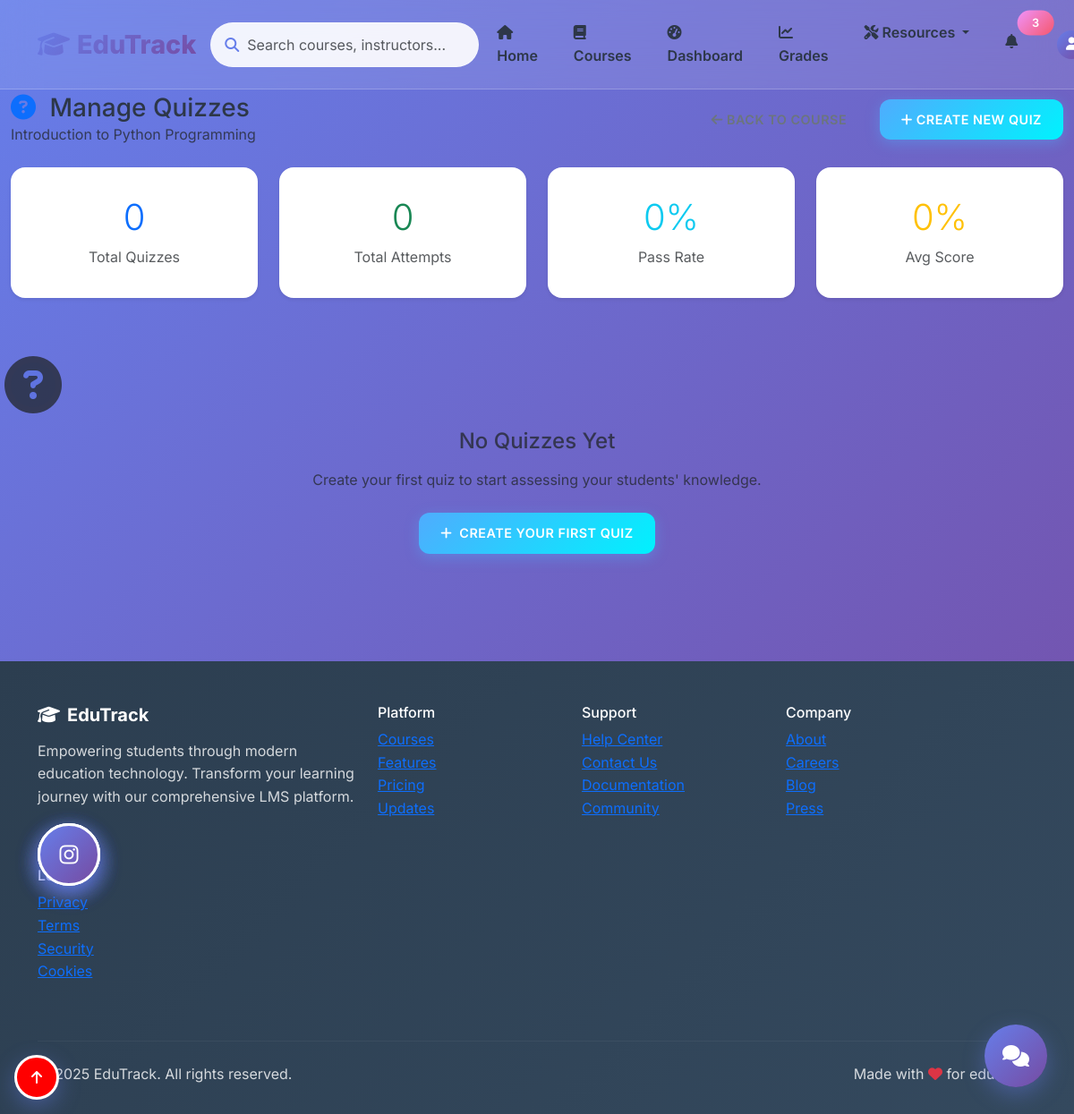
Page /teacher/manage-quizzes/1 (signed in) on the earlier database version.
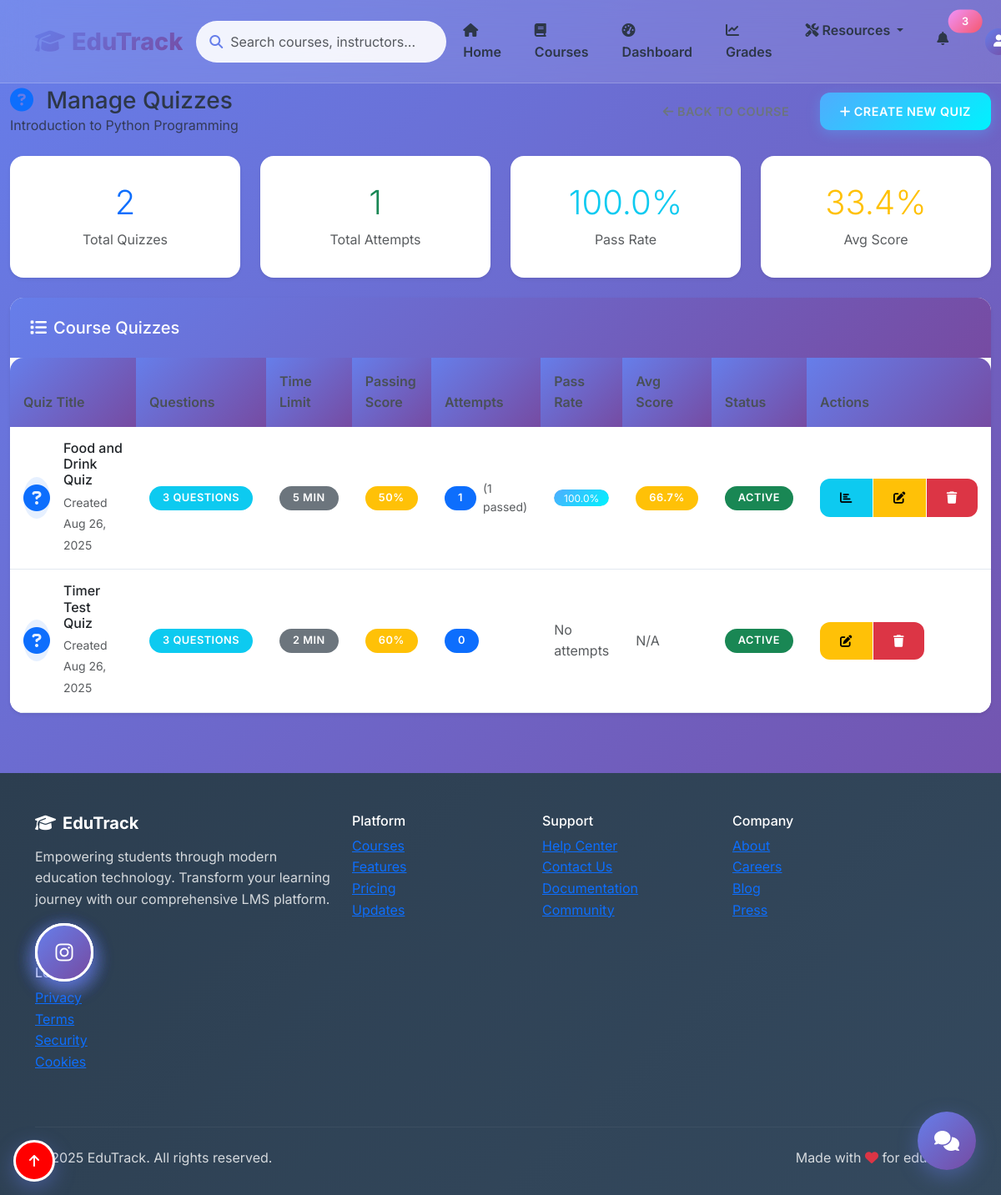
Same page on the later database version.
### models.py (models this page shows, shortened)
class Course(db.Model):
    __tablename__ = 'course'
    id = db.Column(db.Integer, primary_key=True)
    title = db.Column(db.String(200), nullable=False)
    description = db.Column(db.Text, nullable=False)
    instructor = db.Column(db.String(100), nullable=False)
    instructor_id = db.Column(db.Integer, db.ForeignKey('user.id'))  # Link to teacher
    duration_weeks = db.Column(db.Integer, nullable=False)
    difficulty = db.Column(db.String(20), nullable=False)  # Beginner, Intermediate, Advanced
    max_students = db.Column(db.Integer, default=30)
    created_at = db.Column(db.DateTime, default=datetime.utcnow)
    enrollments = db.relationship('Enrollment', backref='course', lazy=True)
    grades = db.relationship('Grade', backref='course', lazy=True)
    materials = db.relationship('CourseMaterial', backref='course', lazy=True)
    announcements = db.relationship('Announcement', backref='course', lazy=True)
    assignments = db.relationship('Assignment', backref='course', lazy=True)
    quizzes = db.relationship('Quiz', backref='course', lazy=True, cascade='all, delete-orphan')

class Quiz(db.Model):
    __tablename__ = 'quiz'
    id = db.Column(db.Integer, primary_key=True)
    title = db.Column(db.String(200), nullable=False)
    description = db.Column(db.Text)
    course_id = db.Column(db.Integer, db.ForeignKey('course.id'), nullable=False)
    time_limit_minutes = db.Column(db.Integer, default=30)
    passing_score = db.Column(db.Integer, default=70)
    is_active = db.Column(db.Boolean, default=True)
    created_at = db.Column(db.DateTime, default=datetime.utcnow)
    questions = db.relationship('QuizQuestion', backref='quiz', lazy=True, cascade='all, delete-orphan')
    attempts = db.relationship('QuizAttempt', backref='quiz', lazy=True, cascade='all, delete-orphan')

### teacher_routes.py (the view)
def manage_quizzes(course_id):
    if 'user_id' not in session or session.get('role') != 'teacher':
        flash('Access denied. Teacher login required.', 'danger')
        return redirect(url_for('login'))
    course = Course.query.get_or_404(course_id)
    if course.instructor_id != session['user_id']:
        flash('Access denied. You can only manage quizzes for your own courses.', 'danger')
        return redirect(url_for('teacher_dashboard'))
    quizzes = Quiz.query.filter_by(course_id=course_id).order_by(Quiz.created_at.desc()).all()
    quiz_stats = []
    for quiz in quizzes:
        attempts = QuizAttempt.query.filter_by(quiz_id=quiz.id).all()
        total_attempts = len(attempts)
        passed_attempts = len([a for a in attempts if a.passed])
        avg_score = sum([a.percentage for a in attempts]) / total_attempts if total_attempts > 0 else 0
        quiz_stats.append({
            'quiz': quiz,
            'total_attempts': total_attempts,
            'passed_attempts': passed_attempts,
            'avg_score': round(avg_score, 1)
        })
    return render_template('teacher/manage_quizzes.html',
                         course=course,
                         quiz_stats=quiz_stats)

### templates/teacher/manage_quizzes.html (shortened to what this page needs)
{% extends "base.html" %}
{% block content %}
<div class="container-fluid py-4">
    <div class="d-flex justify-content-between align-items-center mb-4">
        <div>
            <h1 class="h3 mb-0">
                <i class="fas fa-question-circle text-primary me-2"></i>
                Manage Quizzes
            </h1>
            <p class="text-muted mb-0">{{ course.title }}</p>
        </div>
        <div>
            <a href="{{ url_for('manage_course', course_id=course.id) }}" class="btn btn-outline-secondary me-2">
                <i class="fas fa-arrow-left me-1"></i>Back to Course
            </a>
            <a href="{{ url_for('create_quiz', course_id=course.id) }}" class="btn btn-success">
                <i class="fas fa-plus me-1"></i>Create New Quiz
            </a>
        </div>
    </div>
    <div class="row mb-4">
        <div class="col-md-3">
            <div class="card border-0 shadow-sm">
                <div class="card-body text-center">
                    <div class="display-6 text-primary mb-2">{{ quiz_stats|length }}</div>
                    <div class="text-muted">Total Quizzes</div>
                </div>
            </div>
        </div>
        <div class="col-md-3">
            <div class="card border-0 shadow-sm">
                <div class="card-body text-center">
                    <div class="display-6 text-success mb-2">
                        {{ quiz_stats|sum(attribute='total_attempts') }}
                    </div>
                    <div class="text-muted">Total Attempts</div>
                </div>
            </div>
        </div>
        <div class="col-md-3">
            <div class="card border-0 shadow-sm">
                <div class="card-body text-center">
                    <div class="display-6 text-info mb-2">
                        {% set total_passed = quiz_stats|sum(attribute='passed_attempts') %}
                        {% set total_attempts = quiz_stats|sum(attribute='total_attempts') %}
                        {% if total_attempts > 0 %}
                            {{ ((total_passed / total_attempts) * 100)|round(1) }}%
                        {% else %}
                            0%
                        {% endif %}
                    </div>
                    <div class="text-muted">Pass Rate</div>
                </div>
            </div>
        </div>
        <div class="col-md-3">
            <div class="card border-0 shadow-sm">
                <div class="card-body text-center">
                    <div class="display-6 text-warning mb-2">
                        {% set total_avg = quiz_stats|sum(attribute='avg_score') %}
                        {% if quiz_stats|length > 0 %}
                            {{ (total_avg / quiz_stats|length)|round(1) }}%
                        {% else %}
                            0%
                        {% endif %}
                    </div>
                    <div class="text-muted">Avg Score</div>
                </div>
            </div>
        </div>
    </div>
    {% if quiz_stats %}
    <div class="card border-0 shadow-sm">
        <div class="card-header bg-primary text-white">
            <h5 class="mb-0">
                <i class="fas fa-list me-2"></i>Course Quizzes
            </h5>
        </div>
        <div class="card-body p-0">
            <div class="table-responsive">
                <table class="table table-hover mb-0">
                    <thead class="table-light">
                        <tr>
                            <th>Quiz Title</th>
                            <th>Questions</th>
                            <th>Time Limit</th>
                            <th>Passing Score</th>
                            <th>Attempts</th>
                            <th>Pass Rate</th>
                            <th>Avg Score</th>
                            <th>Status</th>
                            <th>Actions</th>
                        </tr>
                    </thead>
                    <tbody>
                        {% for stat in quiz_stats %}
                        <tr>
                            <td>
                                <div class="d-flex align-items-center">
                                    <div class="quiz-icon me-3">
                                        <i class="fas fa-question-circle text-primary fa-2x"></i>
                                    </div>
                                    <div>
                                        <h6 class="mb-1">{{ stat.quiz.title }}</h6>
                                        <small class="text-muted">
                                            Created {{ stat.quiz.created_at.strftime('%b %d, %Y') }}
                                        </small>
                                    </div>
                                </div>
                            </td>
                            <td>
                                <span class="badge bg-info">{{ stat.quiz.questions|length }} questions</span>
                            </td>
                            <td>
                                <span class="badge bg-secondary">{{ stat.quiz.time_limit_minutes }} min</span>
                            </td>
                            <td>
                                <span class="badge bg-warning">{{ stat.quiz.passing_score }}%</span>
                            </td>
                            <td>
                                <div class="d-flex align-items-center">
                                    <span class="badge bg-primary me-2">{{ stat.total_attempts }}</span>
                                    {% if stat.total_attempts > 0 %}
                                    <small class="text-muted">
                                        ({{ stat.passed_attempts }} passed)
                                    </small>
                                    {% endif %}
                                </div>
                            </td>
                            <td>
                                {% if stat.total_attempts > 0 %}
                                    {% set pass_rate = (stat.passed_attempts / stat.total_attempts) * 100 %}
                                    <div class="progress" style="height: 20px;">
                                        <div class="progress-bar bg-success"
                                             style="width: {{ pass_rate }}%"
                                             title="{{ pass_rate|round(1) }}%">
                                            {{ pass_rate|round(1) }}%
                                        </div>
                                    </div>
                                {% else %}
                                    <span class="text-muted">No attempts</span>
                                {% endif %}
                            </td>
                            <td>
                                {% if stat.total_attempts > 0 %}
                                    <span class="badge bg-{{ 'success' if stat.avg_score >= 80 else 'warning' if stat.avg_score >= 60 else 'danger' }}">
                                        {{ stat.avg_score }}%
                                    </span>
                                {% else %}
                                    <span class="text-muted">N/A</span>
                                {% endif %}
                            </td>
                            <td>
                                {% if stat.quiz.is_active %}
                                    <span class="badge bg-success">Active</span>
                                {% else %}
                                    <span class="badge bg-secondary">Inactive</span>
                                {% endif %}
                            </td>
                            <td>
                                <div class="btn-group" role="group">
                                    {% if stat.total_attempts > 0 %}
                                    <a href="{{ url_for('quiz_results_overview', quiz_id=stat.quiz.id) }}"
                                       class="btn btn-sm btn-info" title="View Results">
                                        <i class="fas fa-chart-bar"></i>
                                    </a>
                                    {% endif %}
                                    <a href="{{ url_for('edit_quiz_answers', quiz_id=stat.quiz.id) }}"
                                       class="btn btn-sm btn-warning" title="Edit Answers">
                                        <i class="fas fa-edit"></i>
                                    </a>
                                    <button type="button" class="btn btn-sm btn-danger"
                                            onclick="confirmDeleteQuiz({{ stat.quiz.id }}, '{{ stat.quiz.title }}')"
                                            title="Delete Quiz">
                                        <i class="fas fa-trash"></i>
                                    </button>
                                </div>
                            </td>
                        </tr>
                        {% endfor %}
                    </tbody>
                </table>
            </div>
        </div>
    </div>
    {% else %}
    <div class="text-center py-5">
        <div class="quiz-icon mb-4">
            <i class="fas fa-question-circle text-muted" style="font-size: 4rem;"></i>
        </div>
        <h4 class="text-muted mb-3">No Quizzes Yet</h4>
        <p class="text-muted mb-4">Create your first quiz to start assessing your students' knowledge.</p>
        <a href="{{ url_for('create_quiz', course_id=course.id) }}" class="btn btn-success btn-lg">
            <i class="fas fa-plus me-2"></i>Create Your First Quiz
        </a>
    </div>
    {% endif %}
</div>
{% endblock %}

Differences in the rows shown:
added Quiz: quiz "Food and Drink Quiz", quiz.created_at "Aug 26, 2025", quiz.time_limit_minutes "5", quiz.passing_score "50"
added Quiz: quiz "Timer Test Quiz", quiz.created_at "Aug 26, 2025", quiz.time_limit_minutes "2", quiz.passing_score "60"
Other differences:
{{ quiz_stats|length }}: "0" → "2"
{{ quiz_stats|sum(attribute='total_attempts') }}: "0" → "1"
{{ ((total_passed / total_attempts) * 100)|round(1) }}: (not shown) → "100.0"
{{ (total_avg / quiz_stats|length)|round(1) }}: (not shown) → "33.4"
text no longer shown: "0% 0% No Quizzes Yet Create your first quiz to start assessing your students' knowledge. CREATE YOUR FIRST QUIZ"
text now shown: "% % Course Quizzes Quiz Title Questions Time Limit Passing Score Attempts Pass Rate Avg Score Status Actions"
new list line: "Created 3 QUESTIONS MIN % 1 ( 1 passed) 100.0 % 66.7 % ACTIVE"
new list line: "Created 3 QUESTIONS MIN % 0 No attempts N/A ACTIVE"
